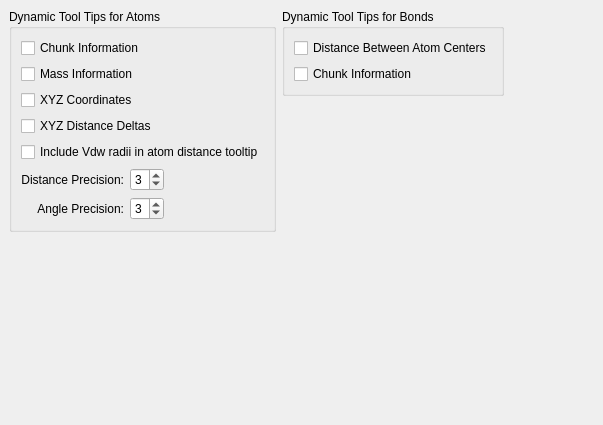
     <widget class="QWidget" name="TabPage" >
      <attribute name="title" >
       <string>ToolTips</string>
      </attribute>
      <layout class="QGridLayout" >
       <property name="margin" >
        <number>9</number>
       </property>
       <property name="spacing" >
        <number>6</number>
       </property>
       <item row="0" column="1" >
        <layout class="QVBoxLayout" >
         <property name="margin" >
          <number>0</number>
         </property>
         <property name="spacing" >
          <number>6</number>
         </property>
         <item>
          <widget class="QGroupBox" name="groupBox35" >
           <property name="title" >
            <string>Dynamic Tool Tips for Bonds</string>
           </property>
           <layout class="QGridLayout" >
            <property name="margin" >
             <number>9</number>
            </property>
            <property name="spacing" >
             <number>6</number>
            </property>
            <item row="1" column="0" >
             <widget class="QCheckBox" name="dynamicToolTipBondChunkInfo_checkbox" >
              <property name="text" >
               <string>Chunk Information</string>
              </property>
             </widget>
            </item>
            <item row="0" column="0" >
             <widget class="QCheckBox" name="dynamicToolTipBondLength_checkbox" >
              <property name="text" >
               <string>Distance Between Atom Centers</string>
              </property>
             </widget>
            </item>
           </layout>
          </widget>
         </item>
         <item>
          <spacer>
           <property name="orientation" >
            <enum>Qt::Vertical</enum>
           </property>
           <property name="sizeType" >
            <enum>QSizePolicy::Expanding</enum>
           </property>
           <property name="sizeHint" >
            <size>
             <width>20</width>
             <height>320</height>
            </size>
           </property>
          </spacer>
         </item>
        </layout>
       </item>
       <item row="0" column="0" >
        <layout class="QVBoxLayout" >
         <property name="margin" >
          <number>0</number>
         </property>
         <property name="spacing" >
          <number>6</number>
         </property>
         <item>
          <widget class="QGroupBox" name="atom_dynamic_tooltips_grpbox" >
           <property name="title" >
            <string>Dynamic Tool Tips for Atoms</string>
           </property>
           <layout class="QVBoxLayout" >
            <property name="margin" >
             <number>9</number>
            </property>
            <property name="spacing" >
             <number>6</number>
            </property>
            <item>
             <widget class="QCheckBox" name="dynamicToolTipAtomChunkInfo_checkbox" >
              <property name="text" >
               <string>Chunk Information</string>
              </property>
              <property name="checked" >
               <bool>false</bool>
              </property>
             </widget>
            </item>
            <item>
             <widget class="QCheckBox" name="dynamicToolTipAtomMass_checkbox" >
              <property name="text" >
               <string>Mass Information</string>
              </property>
             </widget>
            </item>
            <item>
             <widget class="QCheckBox" name="dynamicToolTipAtomPosition_checkbox" >
              <property name="text" >
               <string>XYZ Coordinates</string>
              </property>
              <property name="checked" >
               <bool>false</bool>
              </property>
             </widget>
            </item>
            <item>
             <widget class="QCheckBox" name="dynamicToolTipAtomDistanceDeltas_checkbox" >
              <property name="text" >
               <string>XYZ Distance Deltas </string>
              </property>
             </widget>
            </item>
            <item>
             <widget class="QCheckBox" name="includeVdwRadiiInAtomDistanceInfo" >
              <property name="text" >
               <string>Include Vdw radii in atom distance tooltip</string>
              </property>
             </widget>
            </item>
            <item>
             <layout class="QHBoxLayout" >
              <property name="margin" >
               <number>0</number>
              </property>
              <property name="spacing" >
               <number>6</number>
              </property>
              <item>
               <layout class="QGridLayout" >
                <property name="margin" >
                 <number>0</number>
                </property>
                <property name="spacing" >
                 <number>6</number>
                </property>
                <item row="0" column="0" >
                 <widget class="QLabel" name="atomDistPrecisionLabel" >
                  <property name="text" >
                   <string>Distance Precision:</string>
                  </property>
                  <property name="alignment" >
                   <set>Qt::AlignRight|Qt::AlignTrailing|Qt::AlignVCenter</set>
                  </property>
                  <property name="buddy" >
                   <cstring>dynamicToolTipAtomDistancePrecision_spinbox</cstring>
                  </property>
                 </widget>
                </item>
                <item row="0" column="1" >
                 <widget class="QSpinBox" name="dynamicToolTipAtomDistancePrecision_spinbox" >
                  <property name="toolTip" >
                   <string>Sets the number of digits after the decimal places</string>
                  </property>
                  <property name="maximum" >
                   <number>5</number>
                  </property>
                  <property name="minimum" >
                   <number>1</number>
                  </property>
                  <property name="value" >
                   <number>3</number>
                  </property>
                 </widget>
                </item>
                <item row="1" column="1" >
                 <widget class="QSpinBox" name="dynamicToolTipBendAnglePrecision_spinbox" >
                  <property name="toolTip" >
                   <string>Sets the number of digits after the decimal places</string>
                  </property>
                  <property name="maximum" >
                   <number>5</number>
                  </property>
                  <property name="minimum" >
                   <number>1</number>
                  </property>
                  <property name="value" >
                   <number>3</number>
                  </property>
                 </widget>
                </item>
                <item row="1" column="0" >
                 <widget class="QLabel" name="textLabel1_8_3" >
                  <property name="text" >
                   <string>Angle Precision:</string>
                  </property>
                  <property name="alignment" >
                   <set>Qt::AlignRight|Qt::AlignTrailing|Qt::AlignVCenter</set>
                  </property>
                  <property name="buddy" >
                   <cstring>dynamicToolTipBendAnglePrecision_spinbox</cstring>
                  </property>
                 </widget>
                </item>
               </layout>
              </item>
              <item>
               <spacer>
                <property name="orientation" >
                 <enum>Qt::Horizontal</enum>
                </property>
                <property name="sizeHint" >
                 <size>
                  <width>40</width>
                  <height>20</height>
                 </size>
                </property>
               </spacer>
              </item>
             </layout>
            </item>
           </layout>
          </widget>
         </item>
         <item>
          <spacer>
           <property name="orientation" >
            <enum>Qt::Vertical</enum>
           </property>
           <property name="sizeType" >
            <enum>QSizePolicy::Expanding</enum>
           </property>
           <property name="sizeHint" >
            <size>
             <width>20</width>
             <height>161</height>
            </size>
           </property>
          </spacer>
         </item>
        </layout>
       </item>
       <item row="0" column="2" >
        <spacer>
         <property name="orientation" >
          <enum>Qt::Horizontal</enum>
         </property>
         <property name="sizeType" >
          <enum>QSizePolicy::Expanding</enum>
         </property>
         <property name="sizeHint" >
          <size>
           <width>90</width>
           <height>20</height>
          </size>
         </property>
        </spacer>
       </item>
      </layout>
     </widget>
